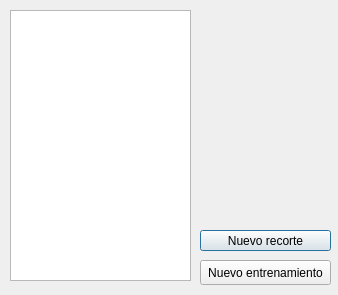
<?xml version="1.0" encoding="UTF-8"?>
<ui version="4.0">
 <class>FModificarEntrenamiento</class>
 <widget class="QDialog" name="FModificarEntrenamiento">
  <property name="geometry">
   <rect>
    <x>0</x>
    <y>0</y>
    <width>338</width>
    <height>295</height>
   </rect>
  </property>
  <property name="windowTitle">
   <string>Modificar Entrenamiento</string>
  </property>
  <widget class="QStackedWidget" name="stackedWidget">
   <property name="geometry">
    <rect>
     <x>10</x>
     <y>10</y>
     <width>331</width>
     <height>291</height>
    </rect>
   </property>
   <property name="currentIndex">
    <number>0</number>
   </property>
   <widget class="QWidget" name="page">
    <widget class="QPushButton" name="nuevoRecorte">
     <property name="geometry">
      <rect>
       <x>190</x>
       <y>220</y>
       <width>131</width>
       <height>21</height>
      </rect>
     </property>
     <property name="text">
      <string>Nuevo recorte</string>
     </property>
    </widget>
    <widget class="QPushButton" name="nuevoRecorte_2">
     <property name="geometry">
      <rect>
       <x>190</x>
       <y>250</y>
       <width>131</width>
       <height>25</height>
      </rect>
     </property>
     <property name="text">
      <string>Nuevo entrenamiento</string>
     </property>
    </widget>
    <widget class="QListView" name="listView">
     <property name="geometry">
      <rect>
       <x>0</x>
       <y>0</y>
       <width>181</width>
       <height>271</height>
      </rect>
     </property>
    </widget>
   </widget>
   <widget class="QWidget" name="page_2"/>
  </widget>
 </widget>
 <resources/>
 <connections/>
</ui>
